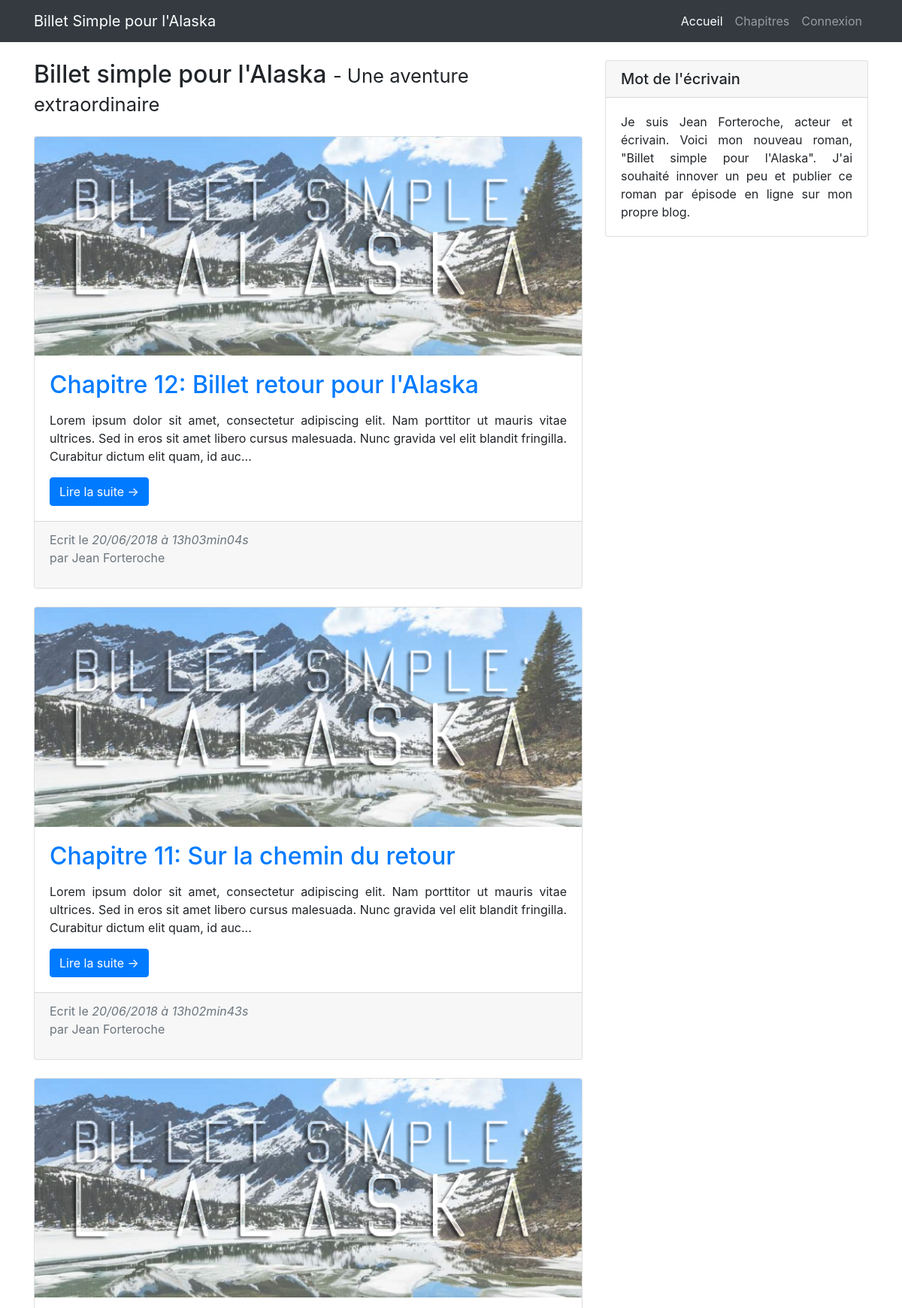
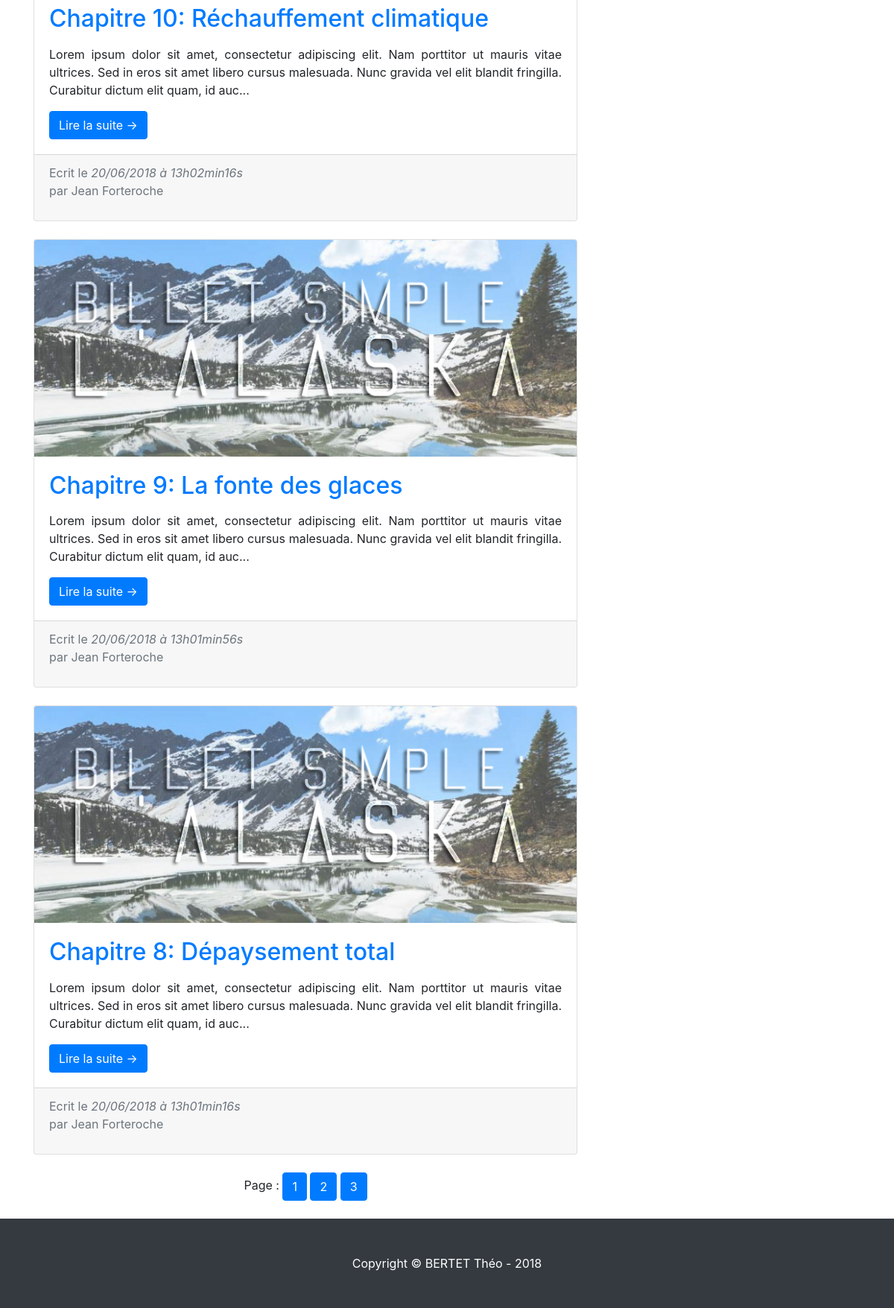
The page / on the database its author committed (2 pictures, top to bottom).
### tables this page shows
CREATE TABLE IF NOT EXISTS `posts` (
  `id` int(11) NOT NULL AUTO_INCREMENT,
  `title` varchar(255) NOT NULL,
  `content` text NOT NULL,
  `creation_date` datetime NOT NULL,
  PRIMARY KEY (`id`)
);

### controller/frontend.php (called while the page is built, shortened)
<?php
require_once('model/PostManager.php');
 function pagination($page)
  {
    $postManager = new PostManager();
    $posts = $postManager->pagination($page);
    require('view/frontend/listPostsView.php');
  }

### model/PostManager.php (called while the page is built, shortened)
<?php
require_once('model/Posts.php');
class PostManager extends Manager
{
   public function pagination($indexpage)
    {
      $db = $this->dbConnect();
      $limitindex = $indexpage*5;
      $req = $db->prepare("SELECT id, title, content, DATE_FORMAT(creation_date,'%d/%m/%Y à %Hh%imin%ss') AS creation_date_fr FROM posts ORDER BY creation_date DESC LIMIT :index, 5 ");
      $req->bindParam(':index',$limitindex,PDO::PARAM_INT);
      $req->execute();
      $posts=array();
      while($dbPost=$req->fetch()){
        $postModel = new Posts();
        $postModel->hydrate($dbPost);
        $posts[]=$postModel;
      }
      return $posts;
    }
}

### model/Posts.php (called while the page is built, shortened)
<?php
class Posts
{
  private $_id;
  private $_title;
  private $_content;
  private $_creationDate;
  public function hydrate(array $donnees)
  {
    foreach ($donnees as $key => $value)
    {
      $method = 'set'.ucfirst($key);
    }
  }
 function id() { return $this->_id; }
 function title() { return $this->_title; }
 function content() { return $this->_content; }
 function creationDate() { return $this->_creationDate; }
 function setId($id)
  {
    $this->_id = (int) $id;
  }
 function setTitle($title)
  {
    if (is_string($title) && strlen($title) <= 150)
    {
      $this->_title = $title;
    }
  }
 function setContent($content)
  {
    $this->_content = $content;
  }
 function setCreation_date_fr($creationDate)
  {
    $this->_creationDate = $creationDate;
  }
}

### view/frontend/listPostsView.php (the view, shortened to what this page needs)
  <nav class="navbar navbar-expand-lg navbar-dark bg-dark fixed-top">
    <div class="container">
      <a class="navbar-brand" href="./index.php">Billet Simple pour l'Alaska</a>
      <div class="collapse navbar-collapse" id="navbarResponsive">
        <ul class="navbar-nav ml-auto">
          <li class="nav-item active">
            </span><a class="nav-link" href="index.php">Accueil
                <span class="sr-only">(current)</span> </a>
          </li>
          <li class="nav-item">
            <a class="nav-link" href="index.php?action=listChapters">Chapitres</a>
          <li class="nav-item">
            <a class="nav-link" href="index.php?action=login">Connexion</a>
          </li>
        </ul>
      </div>
    </div>
  </nav>
  <div class="container">
    <div class="row">
      <div class="col-md-8">
        <h2 class="my-4 ">Billet simple pour l'Alaska
          <small>- Une aventure extraordinaire</small>
        </h2>
    	  <?php
    		  foreach($posts as $reply)
       {?>
          <div class="card mb-4">
            <img class="card-img-top" src="public/img/alaska1.jpg" alt="Card image cap">
          <div class="card-body">
          <?php
            echo'<h2 class="card-title text-primary">';
            echo $reply->title();
            echo'</h2>';
          if (strlen($reply->content()) > 250) {
            $textmini = substr($reply->content(), 0, 250). '...';
          } else {
            $textmini = $reply->content();
          }
          $textform = str_replace("\r", "<br>",$textmini);
          echo'<p class="card-text text-justify">';
          echo $textform;
          echo'</p>';
            ?>
			         <a href="index.php?action=post&amp;id=<?= $reply->id() ?>" class="btn btn-primary">Lire la suite &rarr;</a>
          </div>
          <div class="card-footer text-muted">
            Ecrit le <em> <?= $reply->creationDate(); ?></em>
            <p> par Jean Forteroche</p>
          </div>
        </div>
		  <?php }
      ?>
        <div class="pagination justify-content-center mb-4">
          <div class="page-item">
            <?php
                $nb_articles=15;
                $nb_pages=ceil($nb_articles/5);
                echo  'Page : ';
                for($i=1; $i<$nb_pages+1; $i++)
                {
                    ?>
                        <a class="btn btn-primary" href="index.php?page=<?php echo $i-1 ?>"> <?php echo $i ?></a>
                    <?php
                }
            ?>
          </div>
        </div>
      </div>
      <div class="col-md-4">
        <div class="card my-4">
          <h5 class="card-header">Mot de l'écrivain</h5>
          <div class="card-body text-justify">
            Je suis Jean Forteroche, acteur et écrivain. Voici mon nouveau roman, "Billet simple pour l'Alaska". J'ai souhaité innover un peu et publier ce roman par épisode en ligne sur mon propre blog.
          </div>
        </div>
      </div>
    </div>
  </div>
  <footer class="py-5 bg-dark">
    <div class="container">
      <p class="m-0 text-center text-white">Copyright &copy; BERTET Théo - 2018</p>
    </div>
  </footer>
  </body>
  </html>
<?php $content = ob_get_clean(); ?>
<?php require('template.php'); ?>

### index.php (shortened to what this page needs)
<?php
require('controller/frontend.php');
if (isset($_GET['action'])) {
    if ($_GET['action'] == 'listPosts') {
        listPosts();
    }
    elseif ($_GET['action'] == 'post') {
        if (isset($_GET['id']) && $_GET['id'] > 0) {
            post();
        }
        else {
            echo 'Erreur : aucun identifiant de billet envoyé';
        }
    }
    elseif ($_GET['action'] == 'addComment') {
        if (isset($_GET['id']) && $_GET['id'] > 0) {
            if (!empty($_POST['author']) && !empty($_POST['comment'])) {
                addComment($_GET['id'], $_POST['author'], $_POST['comment']);
            }
            else {
                echo 'Erreur : tous les champs ne sont pas remplis !';
            }
        }
        else {
            echo 'Erreur : aucun identifiant de billet envoyé';
        }
    }
    elseif ($_GET['action'] == 'AddPost') {
            if (!empty($_POST['titleform']) && !empty($_POST['contentform'])) {
                AddPost( $_POST['titleform'], $_POST['contentform']);
            }
            else {
                echo 'Erreur : tous les champs ne sont pas remplis !';
            }
    }
    elseif ($_GET['action'] == 'delPost'){
        if (isset($_GET['id']) && $_GET['id'] > 0){
          delPost($_GET['id']);}
        else{
          echo 'Erreur : aucun identifiant de billet envoyé. Suppression impossible' ;}
    }
    elseif ($_GET['action'] == 'delReport'){
        if (isset($_GET['id']) && $_GET['id'] > 0){
          delReport($_GET['id']);}
        else{
          echo 'Erreur : aucun identifiant de signalement envoyé. Suppression impossible' ;}
    }
    elseif ($_GET['action'] == 'delComment'){
        if (isset($_GET['id']) && $_GET['id'] > 0){
          delComment($_GET['id']);}
        else{
          echo 'Erreur : aucun identifiant de billet envoyé. Suppression impossible' ;}
    }
    elseif ($_GET['action'] == 'login') {
      login();
    }
    elseif ($_GET['action'] == 'listChapters') {
      $page = 0;
      if(array_key_exists('page', $_GET))
      {
        $page = $_GET['page'];
      }
      if
      (!isset($page))
      {
        $page = 0;
      }
      listChapters($page);
    }
    elseif ($_GET['action'] == 'dashboard') {
      if (array_key_exists('connect',$_SESSION) && $_SESSION['connect'] == true)
      {
          dashboard();
      }
      else {
        header ('location:./index.php');
      }
    }
    elseif ($_GET['action'] == 'connect') {
      connect();
    }
    elseif ($_GET['action'] == 'disconnect') {
      disconnect();
    }
    elseif ($_GET['action'] == 'writepost') {
      if (array_key_exists('connect',$_SESSION) && $_SESSION['connect'] == true)
      {
      writepost();
      }
      else {
        header ('location:./index.php');
      }
    }
    elseif ($_GET['action'] == 'summary') {
      $page = 0;
      if(array_key_exists('page', $_GET))
      {
        $page = $_GET['page'];
      }
      if
      (!isset($page))
      {
        $page = 0;
      }
      summary($page);
    }
    elseif ($_GET['action'] == 'deletepost') {
      if (array_key_exists('connect',$_SESSION) && $_SESSION['connect'] == true)
      {
      deletepost();
      }
      else {
        header ('location:./index.php');
      }
    }
    elseif ($_GET['action'] == 'modifpost') {
      if (array_key_exists('connect',$_SESSION) && $_SESSION['connect'] == true)
      {
          if (isset($_GET['id']) && $_GET['id'] > 0) {
              modifpost();
          }
          else {
              echo 'Erreur : aucun identifiant de billet envoyé';
          }
      }
      else {
        header ('location:./index.php');
      }
    }
elseif ($_GET['action'] == 'savepost') {
  if (isset($_GET['id']) && isset($_POST['new_title']) && isset($_POST['new_content'])) {
      savepost($_GET['id'] , $_POST['new_title'] , $_POST['new_content']);
  }
  else {
      echo 'Erreur : aucun identifiant de billet envoyé';
  }
}
  elseif ($_GET['action'] == 'reportcom') {
    if (isset($_GET['id']) && $_GET['id'] > 0){
    reportcom($_GET['id'],$_GET['postID']);}
    else {
      echo'test';
    }
  }
    elseif ($_GET['action'] == 'summarycom') {
      $page = 0;
      if(array_key_exists('page', $_GET))
      {
        $page = $_GET['page'];
      }
      if
      (!isset($page))
      {
        $page = 0;
      }
      summarycom($page);
    }
}
else {
  $page = 0;
    pagination($page);
}

### view/frontend/template.php (shortened to what this page needs)
<!DOCTYPE html>
<html>
    <head>
        <link href="public/blog-home.css" rel="stylesheet"/>
        <link href="public/styles.css" rel="stylesheet"/>
        <link href="public/vendor/bootstrap/css/bootstrap.min.css" rel="stylesheet">
    </head>
    <body>
        <?= $content ?>
    </body>
</html>

### public/blog-home.css (style rules this page uses)
body { padding-top: 54px; }
@media (min-width: 992px) { body { padding-top: 56px; } }

### rows shown on the page
posts: title "Chapitre 12: Billet retour pour l'Alaska", content "Lorem ipsum dolor sit amet, consectetur adipiscing elit. Nam porttitor ut mauris vitae ultrices. Sed in eros sit amet libero cursus malesuada. Nunc gravida vel elit blandit fringilla. Curabitur dictum elit quam, id auc...", creationDate "20/06/2018 à 13h03min04s"
posts: title "Chapitre 11: Sur la chemin du retour", content "Lorem ipsum dolor sit amet, consectetur adipiscing elit. Nam porttitor ut mauris vitae ultrices. Sed in eros sit amet libero cursus malesuada. Nunc gravida vel elit blandit fringilla. Curabitur dictum elit quam, id auc...", creationDate "20/06/2018 à 13h02min43s"
posts: title "Chapitre 10: Réchauffement climatique", content "Lorem ipsum dolor sit amet, consectetur adipiscing elit. Nam porttitor ut mauris vitae ultrices. Sed in eros sit amet libero cursus malesuada. Nunc gravida vel elit blandit fringilla. Curabitur dictum elit quam, id auc...", creationDate "20/06/2018 à 13h02min16s"
posts: title "Chapitre 9: La fonte des glaces", content "Lorem ipsum dolor sit amet, consectetur adipiscing elit. Nam porttitor ut mauris vitae ultrices. Sed in eros sit amet libero cursus malesuada. Nunc gravida vel elit blandit fringilla. Curabitur dictum elit quam, id auc...", creationDate "20/06/2018 à 13h01min56s"
posts: title "Chapitre 8: Dépaysement total", content "Lorem ipsum dolor sit amet, consectetur adipiscing elit. Nam porttitor ut mauris vitae ultrices. Sed in eros sit amet libero cursus malesuada. Nunc gravida vel elit blandit fringilla. Curabitur dictum elit quam, id auc...", creationDate "20/06/2018 à 13h01min16s"
